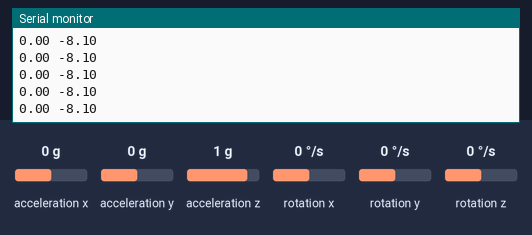
The sketch below on a simulated Arduino Uno, built with avr-gcc and run on an emulated ATmega328P. Shown: the last lines printed to the serial monitor. Inputs (shaded band) come from the test bench; at power-on: acceleration x 0 g, rotation x 0 °/s, acceleration y 0 g, acceleration z 1 g, rotation y 0 °/s, rotation z 0 °/s.

Above: at 1.2 s.
1.3 s: acceleration x set to -1.4 g
At 2.2 s:
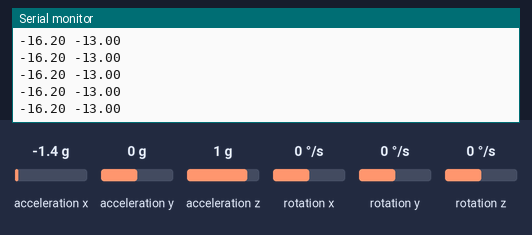
2.8 s: rotation x set to 192 °/s
At 3.6 s:
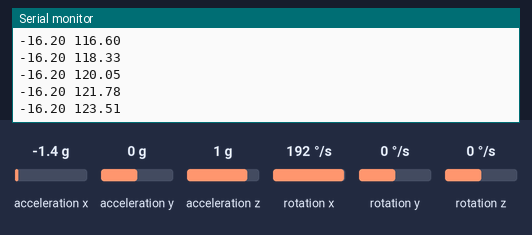
5.8 s: acceleration y set to -1.4 g
At 6.3 s:
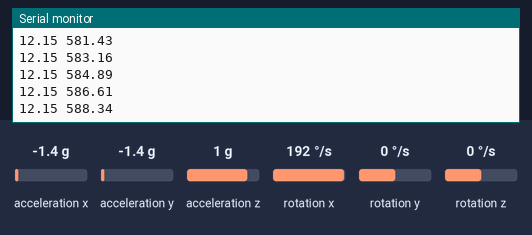
7.3 s: acceleration z set to -1.4 g
At 8.0 s:
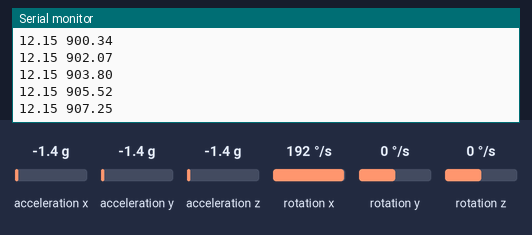
8.8 s: rotation y set to -192 °/s
At 9.4 s:
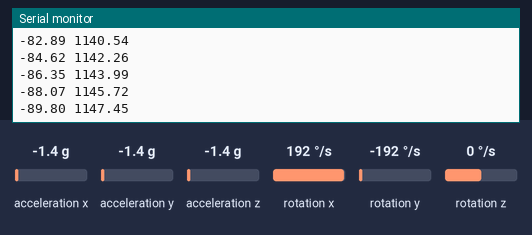
Timing chart, 0 to 11.3 s (numbered marks = the images above; inputs shaded):
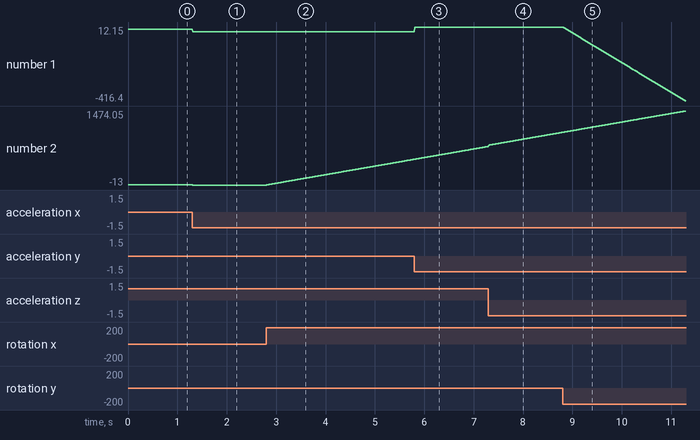

The sketch:

MPU6050_gyro_pitch_roll_yaw.ino
```cpp
/*
    MPU6050 Triple Axis Gyroscope & Accelerometer. Pitch & Roll & Yaw Gyroscope Example.
    Read more: http://www.jarzebski.pl/arduino/czujniki-i-sensory/3-osiowy-zyroskop-i-akcelerometr-mpu6050.html
    GIT: https://github.com/jarzebski/Arduino-MPU6050
    Web: http://www.jarzebski.pl
    (c) 2014 by Korneliusz Jarzebski
*/

#include <Wire.h>
#include <MPU6050.h>
#define Pi 3.14159
MPU6050 mpu;

// Timers
unsigned long timer = 0;
float timeStep = 0.01;
float prev_roll=0;
float prev_pitch =0;
// Pitch, Roll and Yaw values
float pitch_g = 0;
float roll_g = 0;
//float yaw_g = 0;
float pitch_m;
float roll_m;
void setup()
{
  Serial.begin(115200);

  // Initialize MPU6050
  while(!mpu.begin(MPU6050_SCALE_2000DPS, MPU6050_RANGE_2G))
  {
    Serial.println("Could not find a valid MPU6050 sensor, check wiring!");
    delay(500);
  }

  // Calibrate gyroscope. The calibration must be at rest.
  // If you don't want calibrate, comment this line.
  mpu.calibrateGyro();

  // Set threshold sensivty. Default 3.
  // If you don't want use threshold, comment this line or set 0.
  mpu.setThreshold(3);
}

void loop()
{
  timer = millis();

  // Read normalized values
  Vector norm = mpu.readNormalizeGyro();

  Vector A = mpu.readNormalizeAccel();
  float Ax= A.XAxis;
  float Ay= A.YAxis;
  float Az= A.ZAxis;

  float pitch = -atan2(Ay,Ax)*180/Pi;
  pitch = 0.1*prev_pitch + 0.9*pitch;
//  Serial.print(pitch);
//  Serial.print(" ");
  float roll = -atan2(Az,Ax)*180/Pi;
  roll = 0.1*prev_roll + 0.9*roll;
//  Serial.println(roll);

  // Calculate Pitch, Roll and Yaw
  pitch_g = pitch_g + norm.YAxis * timeStep;
  roll_g = roll_g + norm.XAxis * timeStep;
//  yaw_g = yaw_g + norm.ZAxis * timeStep;

pitch_m = 0.9*pitch_g + 0.1*pitch;
roll_m = 0.9*roll_g + 0.1*roll;

  Serial.print(pitch_m);
  Serial.print(" ");
  Serial.println(roll_m);

  // Wait to full timeStep period
  delay((timeStep*1000) - (millis() - timer));
}
```

Measured:
- after the input at 1.3 s, the serial monitor: prints a new line at once (image 1)
- after the input at 2.8 s, the serial monitor: prints a new line at once (image 2)
- plotted number 1: 0 → -16.2 after the input at 1.3 s
- plotted number 2: -8.1 → -13 after the input at 1.3 s, -13 → 503.67 after the input at 2.8 s
